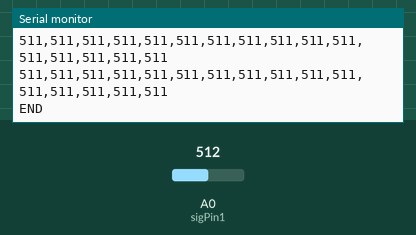
Recording of a sketch running on a simulated Arduino Uno, built with avr-gcc and run on an emulated ATmega328P. Shown: the last lines printed to the serial monitor. The inputs (shaded band) are chosen by the test bench; at power-on: A0 (sigPin1) = 512.

Above: at 4.2 s.
4.3 s: A0 (sigPin1) set to 25
At 5.1 s:
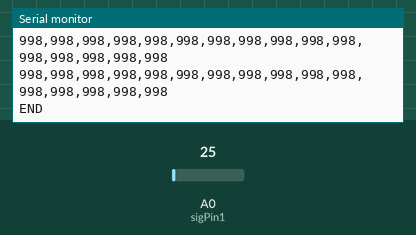
5.8 s: A0 (sigPin1) set to 22
At 6.4 s:
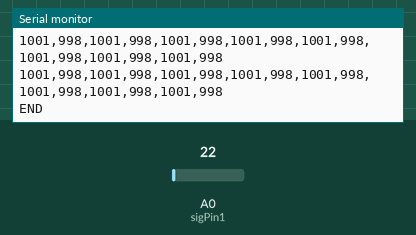
Timing chart, 0 to 8.3 s (numbered marks = the images above; inputs shaded):
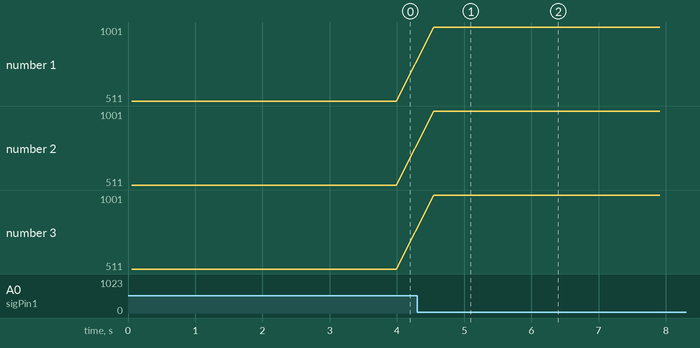

The sketch:

2025_002_nano_3GPIO_single.ino
```cpp
const int numRows = 16;
const int numCols = 16;
const int RnumRows = 16;
const int RnumCols = 16;

const int colIdx[16] = {1, 3, 5, 7, 9, 11, 13, 15, 14, 12, 10, 8, 6, 4, 2, 0};

// 압력 데이터 저장 배열
int pressureData[numRows][numCols] = {0};

// 핀 정의
const int clrPin = 5;     // 공통 CLR 핀
const int clkPin = 6;     // 공통 CLK 핀
const int sigPin1 = A0;    // 센서 출력 입력 핀

void setup() {
  Serial.begin(115200);

  // 핀 모드 설정
  pinMode(clrPin, OUTPUT);
  pinMode(clkPin, OUTPUT);

  // 초기화: 클리어 한번만 수행
  digitalWrite(clrPin, LOW);
  delayMicroseconds(10);
  digitalWrite(clrPin, HIGH);
  delayMicroseconds(10);
  digitalWrite(clkPin, LOW);
}

void loop() {
  // 카운터를 다시 0으로 초기화
  digitalWrite(clrPin, HIGH);
  delayMicroseconds(10);
  digitalWrite(clrPin, LOW);

  // 열 루프 (MUX 쪽 출력 0~3)
  for (int col = 0; col < RnumCols; col++) {
    // 행 루프 (DEMUX 쪽 출력 4~7)
    for (int row = 0; row < RnumRows; row++) {
      // 센서값 읽기
      int sensorValue = 1023 - analogRead(sigPin1);
      pressureData[row][colIdx[col]] = sensorValue;

      // CLK 펄스 (행 증가)
      digitalWrite(clkPin, HIGH);
      delayMicroseconds(50);
      digitalWrite(clkPin, LOW);
      delayMicroseconds(50);
    }
  }

  // 데이터 출력
  Serial.println("Pressure Sensor Data:");
  for (int row = 0; row < numRows; row++) {
    for (int col = 0; col < numCols; col++) {
      Serial.print(pressureData[row][col]);
      if (col < numCols - 1) Serial.print(",");
    }
    Serial.println();
  }

  Serial.println("END");
  delay(500);
}
```

Measured:
- after the input at 4.3 s, the serial monitor: prints a new line after 0.24 s (image 1)
- after the input at 5.8 s, the serial monitor: prints a new line at once (image 2)
- plotted number 1: 511 → 998 after the input at 4.3 s, 998 → 1001 after the input at 5.8 s
- plotted number 2: 511 → 998 after the input at 4.3 s, 998 → 1001 after the input at 5.8 s
- plotted number 3: 511 → 998 after the input at 4.3 s, 998 → 1001 after the input at 5.8 s
